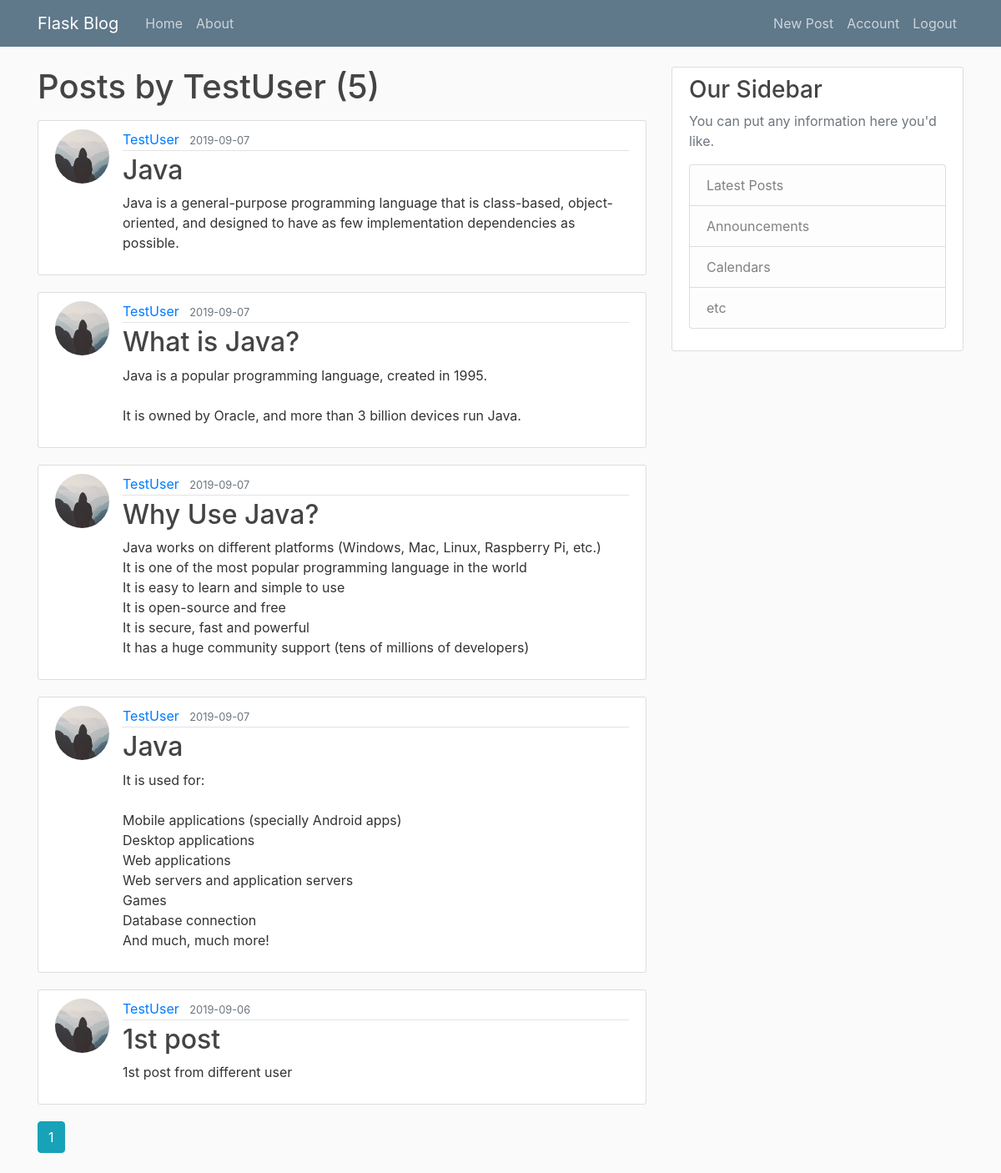
Screenshot of /user/TestUser (signed in) with the database file from the repository.
### flaskblog/models.py (models this page shows, shortened)
class User(db.Model, UserMixin):
    id = db.Column( db.Integer, primary_key = True )
    username = db.Column(db.String(20), unique=True, nullable=False )
    email = db.Column(db.String(120), unique=True, nullable=False)
    image_file = db.Column(db.String(120), nullable=False, default='default.jpg')
    password = db.Column(db.String(60), nullable=False)
    posts = db.relationship('Post', backref='author', lazy=True)

class Post(db.Model):
    id = db.Column( db.Integer, primary_key = True )
    title = db.Column(db.String(100), nullable=False )
    date_posted = db.Column(db.DateTime, nullable=False, default=datetime.utcnow())
    content = db.Column(db.Text, nullable=False)
    user_id = db.Column(db.Integer, db.ForeignKey('user.id'), nullable=False)

### flaskblog/routes.py (the view)
@app.route('/user/<string:username>')
def user_posts(username):
        page = request.args.get('page', 1, type=int)
        user = User.query.filter_by(username=username).first_or_404()
        posts = Post.query.filter_by(author=user)\
            .order_by(Post.date_posted.desc())\
            .paginate(page=page, per_page=5)
        return render_template('user_posts.html', posts=posts, user=user)

### flaskblog/models.py (called while the page is built)
@login_manager.user_loader
def load_user(user_id):
    return User.query.get(int(user_id))

### flaskblog/templates/user_posts.html
{% extends 'layout.html' %}
{% block content %}
    <h1 class="mb-3">Posts by {{ user.username }} ({{ posts.total }})</h1>
    {% for post in posts.items %}
        <article class="media content-section">
            <img class="rounded-circle article-img" src="{{ url_for('static', filename='profile_pics/' + post.author.image_file)}}">
            <div class="media-body">
                <div class="article-metadata">
                  <a class="mr-2" href="{{ url_for('user_posts', username=post.author.username) }}">{{ post.author.username }}</a>
                  <small class="text-muted">{{ post.date_posted.strftime('%Y-%m-%d') }}</small>
                </div>
                <h2><a class="article-title" href="{{ url_for('post', post_id=post.id) }}">{{ post.title }}</a></h2>
                <p class="article-content">{{ post.content }}</p>
            </div>
        </article>
    {% endfor %}
    {% for page_num in posts.iter_pages(left_edge=1, right_edge=1, left_current=1, right_current=2) %}
        {% if page_num %}
            {% if posts.page == page_num %}
                <a class="btn btn-info mb-4" href="{{ url_for('user_posts',username=user.username, page=page_num) }}">{{ page_num }}</a>
            {% else %}
                <a class="btn btn-outline-info mb-4" href="{{ url_for('user_posts',username=user.username, page=page_num) }}">{{ page_num }}</a>
            {% endif %}
        {% else %}
            ...
        {% endif %}
    {% endfor %}
{% endblock %}

### flaskblog/static/style.css (style rules this page uses)
body { background: #fafafa; color: #333333; margin-top: 5rem; }
h1, h2, h3, h4, h5, h6 { color: #444444; }
.content-section { background: #ffffff; padding: 10px 20px; border: 1px solid #dddddd; border-radius: 3px; margin-bottom: 20px; }
.article-title { color: #444444; }
.article-content { white-space: pre-line; }
.article-img { height: 65px; width: 65px; margin-right: 16px; }
.article-metadata { padding-bottom: 1px; margin-bottom: 4px; border-bottom: 1px solid #e3e3e3 }

### rows the page displays
User: username "TestUser"
Post: image_file (placeholder picture), author.username "TestUser", date_posted "2019-09-07", title "Java", content "Java is a general-purpose programming language that is class-based, object-oriented, and designed to have as few implementation dependencies as possible."
Post: image_file (placeholder picture), author.username "TestUser", date_posted "2019-09-07", title "What is Java?", content "Java is a popular programming language, created in 1995. It is owned by Oracle, and more than 3 billion devices run Java."
Post: image_file (placeholder picture), author.username "TestUser", date_posted "2019-09-07", title "Why Use Java?", content "Java works on different platforms (Windows, Mac, Linux, Raspberry Pi, etc.) It is one of the most popular programming language in the world It is easy to learn and simple to use It is open-source and free It is secure, fast and powerful It has a huge community support (tens of millions of developers)"
Post: image_file (placeholder picture), author.username "TestUser", date_posted "2019-09-07", title "Java", content "It is used for: Mobile applications (specially Android apps) Desktop applications Web applications Web servers and application servers Games Database connection And much, much more!"
Post: image_file (placeholder picture), author.username "TestUser", date_posted "2019-09-06", title "1st post", content "1st post from different user"

### other values shown
{{ posts.total }} "5"
{{ page_num }} "1"
